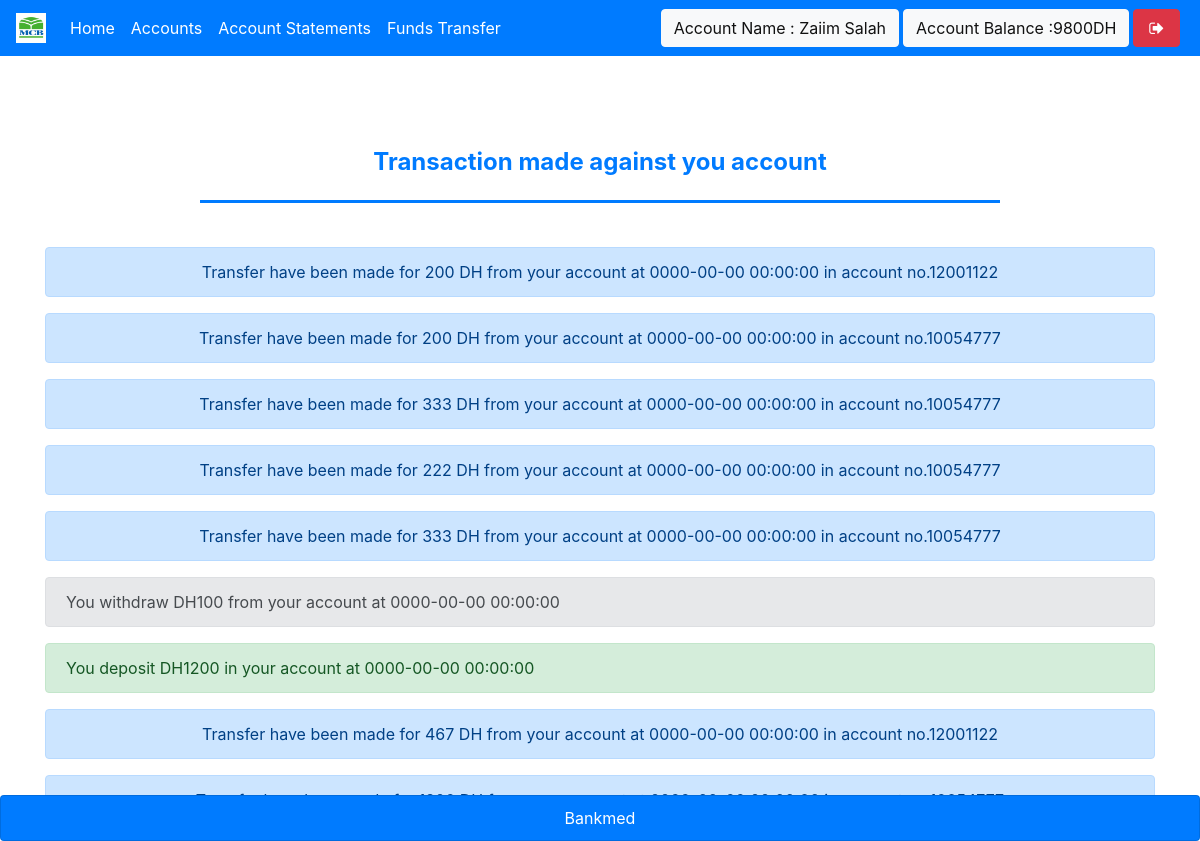
The page /statements.php (signed in) on the database its author committed.
### tables this page shows
CREATE TABLE `useraccounts` (
  `id` int(11) NOT NULL,
  `email` text NOT NULL,
  `password` text NOT NULL,
  `name` varchar(111) NOT NULL,
  `balance` varchar(111) NOT NULL,
  `cnic` varchar(111) NOT NULL,
  `number` varchar(111) NOT NULL,
  `city` varchar(111) NOT NULL,
  `address` varchar(111) NOT NULL,
  `source` varchar(111) NOT NULL,
  `accountNo` varchar(111) NOT NULL,
  `branch` varchar(111) NOT NULL,
  `accountType` varchar(111) NOT NULL,
  `date` timestamp NOT NULL DEFAULT CURRENT_TIMESTAMP
);

CREATE TABLE `transaction` (
  `transactionId` int(11) NOT NULL,
  `action` varchar(111) NOT NULL,
  `credit` varchar(111) NOT NULL,
  `debit` varchar(111) NOT NULL,
  `balance` varchar(111) NOT NULL,
  `beneId` varchar(111) NOT NULL,
  `other` varchar(111) NOT NULL,
  `userId` int(11) NOT NULL,
  `date` timestamp NOT NULL DEFAULT CURRENT_TIMESTAMP
);

### assets/db.php (called while the page is built, shortened)
<?php
    $con = new mysqli('localhost','root','','mybank');
    $ar = $con->query("select * from userAccounts,branch where id = '$_SESSION[userId]' AND userAccounts.branch = branch.branchId");
    $userData = $ar->fetch_assoc();
?>

### statements.php (the view, shortened to what this page needs)
<!DOCTYPE html>
<html>
<head>
  <?php require 'assets/autoloader.php'; ?>
  <?php require 'assets/db.php'; ?>
  <?php require 'assets/function.php'; ?>
</head>
<body style="background:#fff;background-size: 100%">
<nav class="navbar navbar-expand-lg  fixed-top">
 <a class="navbar-brand" href="#">
    <img src="images/logo.png" width="30" height="30" class="d-inline-block align-top" alt="">
  </a>
  <div class="collapse navbar-collapse" id="navbarSupportedContent">
    <ul class="navbar-nav mr-auto">
      <li class="nav-item ">
        <a class="nav-link " href="index.php">Home <span class="sr-only">(current)</span></a>
      </li>
      <li class="nav-item ">  <a class="nav-link" href="accounts.php">Accounts</a></li>
      <li class="nav-item active">  <a class="nav-link" href="statements.php">Account Statements</a></li>
      <li class="nav-item ">  <a class="nav-link" href="transfer.php">Funds Transfer</a></li>
    </ul>
    <?php include 'sideButton.php'; ?>
  </div>
</nav><br><br><br>
<div class="container">
  <br><br><br>
<div class="titree text-center">
Transaction made against you account
    </div>
    <hr>
    <br>
    <?php
      $array = $con->query("select * from transaction where userId = '$userData[id]' order by date desc");
      if ($array ->num_rows > 0)
      {
         while ($row = $array->fetch_assoc())
         {
            if ($row['action'] == 'withdraw')
            {
              echo "<div class='alert alert-secondary '>You withdraw DH$row[debit] from your account at $row[date]</div>";
            }
            if ($row['action'] == 'deposit')
            {
              echo "<div class='alert alert-success'>You deposit DH$row[credit] in your account at $row[date]</div>";
            }
            if ($row['action'] == 'transfer')
            {
              echo "<div class='alert alert-primary text-center'>Transfer have been made for  $row[debit] DH from your account at $row[date] in  account no.$row[other]</div>";
            }
         }
      }
    ?>
</div>
<div class="card cardd">
   <?php echo bankname ?>
  </div>
</body>
</html>

### sideButton.php
<form class="form-inline my-2 my-lg-0">
        <a href="" class="btn btn-light mx-1" data-toggle="tooltip" title="Your current Account Balance">Account Name : <?php echo $userData['name']; ?></a>
        <a href="" class="btn btn-light" data-toggle="tooltip" title="Your current Account Balance">Account Balance :<?php echo $userData['balance']; ?>DH</a>
        <a href="logout.php" data-toggle="tooltip" title="Logout" class="btn btn-danger mx-1"><i class="fa fa-sign-out fa-fw"></i></a>
</form>

### statements.php (style rules this page uses)
.navbar { background-color: #007BFF; }
.navbar-brand { color: #ffffff !important; }
.navbar-nav .nav-link { color: #ffffff !important; }
.cardd { position: fixed; bottom: 0; left: 0; width: 100%; padding: 10px; background-color: #007BFF; color: #ffffff; text-align: center; }
.titree { color: #007BFF; font-size: 24px; font-weight: bold; }
hr { border: none; height: 3px; background-color: #007bff; width: 72%; margin: 20px auto; }

### rows shown on the page
useraccounts: name "Zaiim Salah", balance "9800"
transaction: debit "200", date "0000-00-00 00:00:00", other "12001122"
transaction: debit "200", date "0000-00-00 00:00:00", other "10054777"
transaction: debit "333", date "0000-00-00 00:00:00", other "10054777"
transaction: debit "222", date "0000-00-00 00:00:00", other "10054777"
transaction: debit "333", date "0000-00-00 00:00:00", other "10054777"
transaction: debit "100", date "0000-00-00 00:00:00"
transaction: credit "1200", date "0000-00-00 00:00:00"
transaction: debit "467", date "0000-00-00 00:00:00", other "12001122"

### other values the page prints
bankname "Bankmed"
